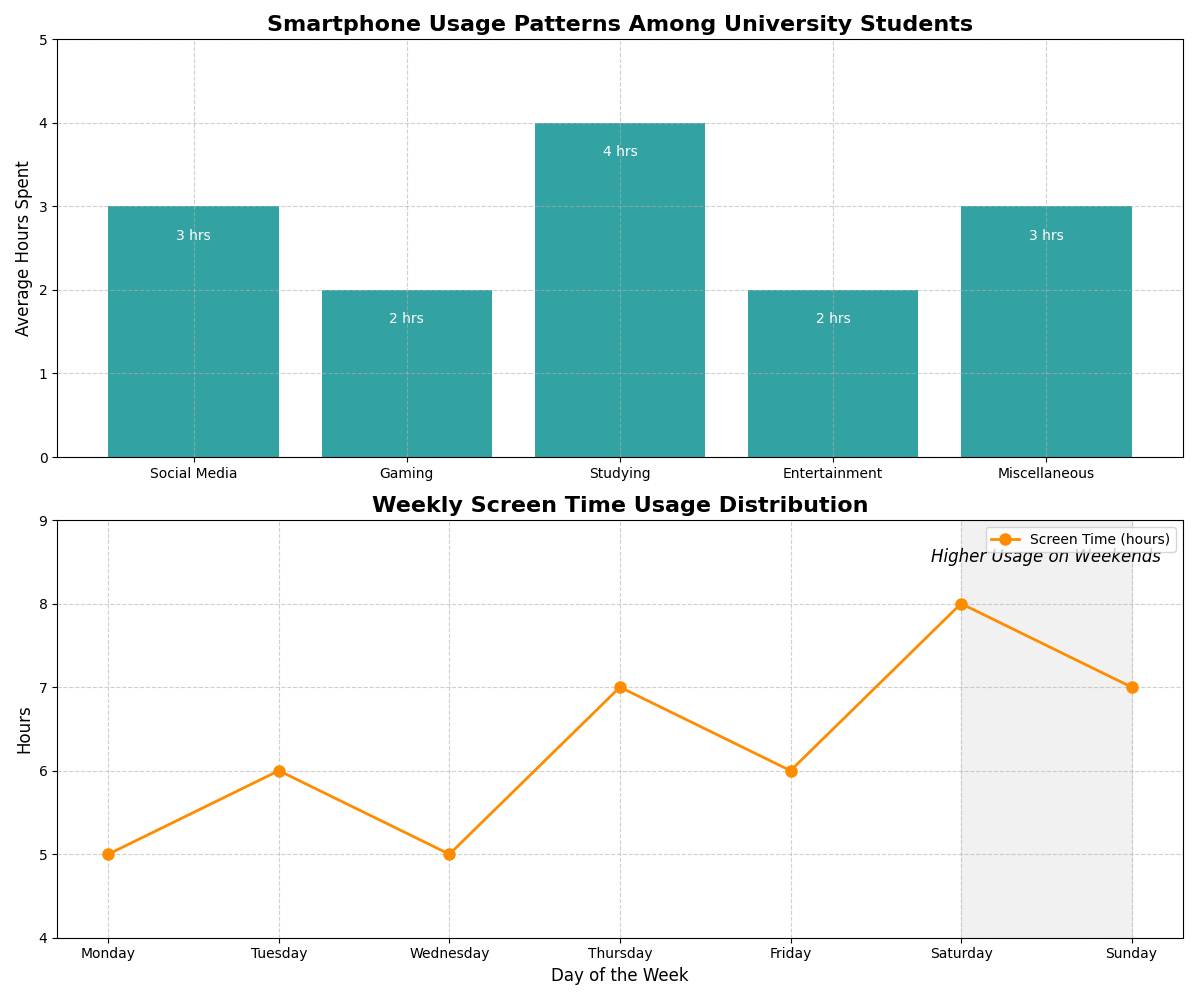

This chart was generated by the following Python code:
import matplotlib.pyplot as plt
import numpy as np

# Defining the categories
activities = ['Social Media', 'Gaming', 'Studying', 'Entertainment', 'Miscellaneous']

# Average hours spent on each activity on a typical day
hours_spent = [3, 2, 4, 2, 3]

# Distribution of screen time usage over the week (in hours)
days = ['Monday', 'Tuesday', 'Wednesday', 'Thursday', 'Friday', 'Saturday', 'Sunday']
screen_time_week = [5, 6, 5, 7, 6, 8, 7]

# Plot setup
fig, (ax1, ax2) = plt.subplots(2, 1, figsize=(12, 10))

# First subplot: Bar chart for average hours spent on activities
bars1 = ax1.bar(activities, hours_spent, color='darkcyan', alpha=0.8)
ax1.set_title('Smartphone Usage Patterns Among University Students', fontsize=16, fontweight='bold')
ax1.set_ylabel('Average Hours Spent', fontsize=12)
ax1.set_ylim(0, 5)
ax1.grid(True, linestyle='--', alpha=0.6)

# Adding annotations on the bars
for bar, hour in zip(bars1, hours_spent):
    height = bar.get_height()
    ax1.text(bar.get_x() + bar.get_width() / 2, height - 0.4, f'{hour} hrs', ha='center', color='white', fontsize=10)

# Second subplot: Line plot showing screen time usage distribution over the week
ax2.plot(days, screen_time_week, marker='o', color='darkorange', linewidth=2, markersize=8, label='Screen Time (hours)')
ax2.set_title('Weekly Screen Time Usage Distribution', fontsize=16, fontweight='bold')
ax2.set_xlabel('Day of the Week', fontsize=12)
ax2.set_ylabel('Hours', fontsize=12)
ax2.set_ylim(4, 9)
ax2.grid(True, linestyle='--', alpha=0.6)

# Highlighting the weekend as higher usage days
weekend_start = ax2.axvspan('Saturday', 'Sunday', color='lightgrey', alpha=0.3)
weekend_label = ax2.text(5.5, 8.5, "Higher Usage on Weekends", fontsize=12, fontstyle='italic', ha='center', color='black')

# Combine legends from both axes
ax2.legend(loc='upper right', fontsize=10)

# Automatically adjust layout to prevent overlap
plt.tight_layout()

# Show the plot
plt.show()
